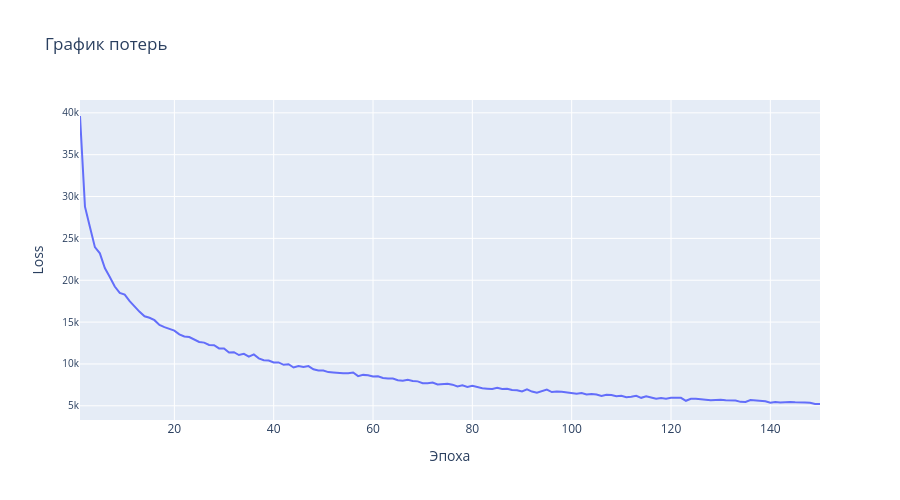

Notebook source saved alongside this figure:
### Code cell
losses_manual = [
    39620.867, 28786.371, 26362.21, 23954.043, 23217.027, 21464.785, 20396.547, 19251.854, 
    18482.37, 18289.28, 17500.34, 16800.91, 16225.822, 15696.627, 15515.547, 15230.516, 
    14651.76, 14394.598, 14151.489, 13980.864, 13539.673, 13276.848, 13219.964, 12913.155, 
    12620.163, 12547.578, 12269.036, 12245.223, 11857.718, 11854.815, 11364.303, 11400.504, 
    11064.385, 11211.434, 10877.31, 11134.83, 10666.214, 10444.4375, 10404.809, 10165.982, 
    10183.2, 9897.731, 9969.702, 9573.902, 9757.866, 9642.328, 9743.767, 9359.884, 9229.643, 
    9219.039, 9025.189, 8979.274, 8981.289, 8902.945, 8891.716, 8972.478, 8540.6455, 8693.86, 
    8642.547, 8510.477, 8532.388, 8327.333, 8274.357, 8256.134, 8063.1294, 7990.5786, 8097.2676, 
    7960.038, 7917.9067, 7703.061, 7707.925, 7775.26, 7545.046, 7557.554, 7640.759, 7525.7456, 
    7322.4473, 7441.9663, 7256.3706, 7390.6426, 7249.5127, 7096.146, 7048.5947, 7011.57, 
    7148.535, 7006.593, 7042.717, 6884.299, 6859.07, 6716.473, 6958.577, 6702.194, 6557.0947, 
    6709.774, 6939.3, 6643.565, 6702.6377, 6670.588, 6575.6206, 6479.036, 6441.8438, 6520.1265, 
    6353.3457, 6409.5396, 6353.0757, 6163.827, 6326.9287, 6291.279, 6132.7476, 6187.9766, 
    6035.697, 6074.9204, 6195.6406, 5953.298, 6140.4214, 5998.5156, 5843.4277, 5916.1406, 
    5832.6074, 5954.087, 5988.0566, 5952.1978, 5600.615, 5840.4854, 5834.314, 5821.2163, 
    5731.144, 5654.0444, 5694.8687, 5717.308, 5660.406, 5610.1157, 5638.61, 5472.672, 5467.6587, 
    5696.036, 5614.8066, 5610.9375, 5536.419, 5364.343, 5461.589, 5407.8306, 5467.37, 
    5464.0366, 5428.847, 5435.2007, 5392.244, 5354.3657, 5223.769, 5214.6387
]

x = [i + 1 for i in range(len(losses_manual))]
y = losses_manual

fig = go.Figure()
fig.add_trace(go.Scatter(
    x=x,
    y=y,))
fig.update_layout(
    title='График потерь',
    xaxis_title='Эпоха',
    yaxis_title='Loss',
    yaxis=dict(
        tickfont=dict(size=10),      # Уменьшите размер шрифта меток
        automargin=True,             # Автоматический подбор отступов
    ),
    height=500
)

fig
